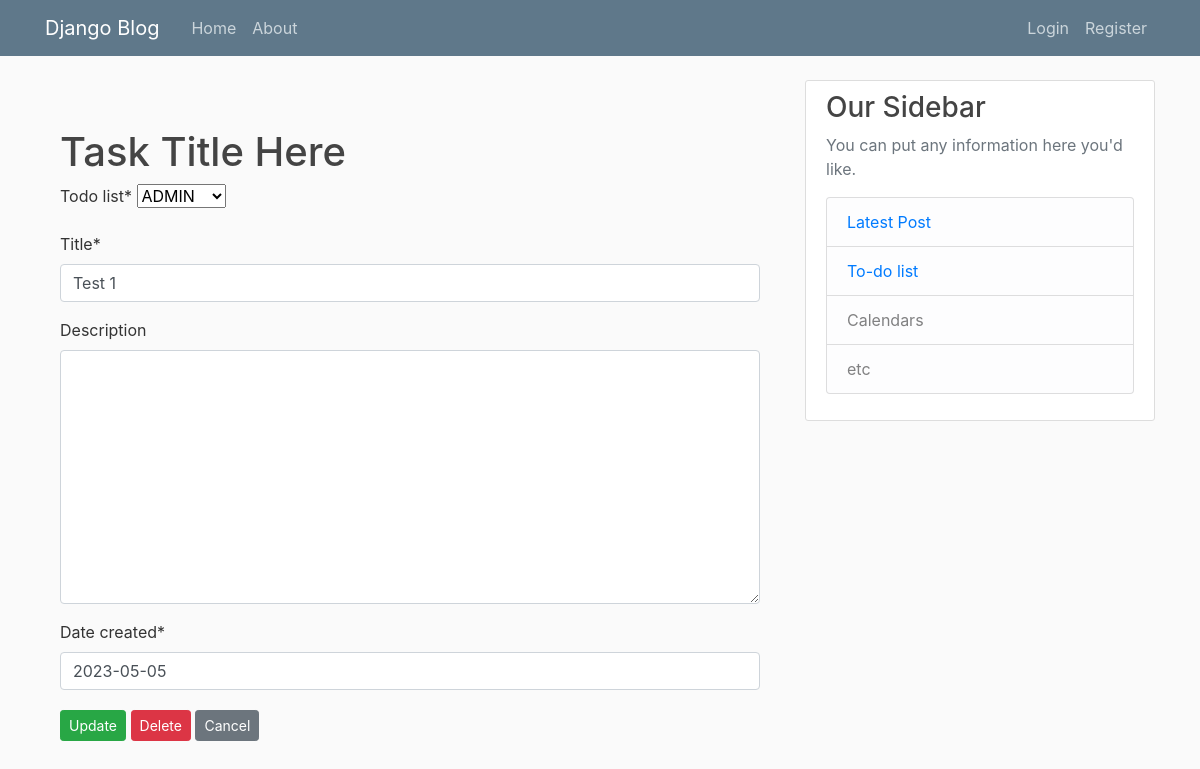
The page /todolist/dolist-update/2 on the database its author committed.
### todolist/models.py (models this page shows, shortened)
class DoList(models.Model):
    todo_list = models.ForeignKey(ToDoList, on_delete=models.CASCADE)
    title = models.CharField(max_length=100)
    description = models.TextField(null=True, blank=True)
    date_created = models.DateField(default=timezone.now)

class ToDoList(models.Model):
    title = models.CharField(max_length=100, unique=True)
    user = models.ForeignKey(User, on_delete=models.CASCADE)
    def __str__(self):
        return self.title

### todolist/views.py (the view)
# urls.py: path("dolist-update/<int:pk>", views.dolist_update, name="dolist-update"),
def dolist_update(request, pk):
    task = DoList.objects.get(id = pk)
    if request.method == "POST":
        form  = DoListForm(request.POST, instance=task)
        if form.is_valid():
            form.save()
            messages.success(request, f"Your task is updated!.")
            return redirect('dolist-view', pk = task.todo_list.id)
    form = DoListForm(instance=task)
    context = {
        'form': form,
        'task': task
    }
    return render(request, 'todolist/dolist_update.html', context)

### todolist/forms.py
class DoListForm(ModelForm):
    class Meta:
        model = DoList
        fields = ['todo_list','title','description','date_created']

### todolist/templates/todolist/dolist_update.html (shortened to what this page needs)
{% extends 'main.html' %}
{% load crispy_forms_tags %}
{% block content %}
<div class="container py-5">
    <h1>Task Title Here</h1>
    <form method="POST">
      {{ form|crispy }}
      <button class="btn btn-success btn-sm mt-1 mb-1" type="submit">Update</button>
      <a class="btn btn-danger btn-sm mt-1 mb-1" href="{% url 'dolist-delete' task.id %}">Delete</a>
      <a class="btn btn-secondary btn-sm mt-1 mb-1" href="{% url 'dolist-view' task.todo_list.id %}" >Cancel</a>
    </form>
  </div>
{% endblock content %}

### static/styles/style.css (style rules this page uses)
body { background: #fafafa; color: #333333; margin-top: 5rem; }
h1, h2, h3, h4, h5, h6 { color: #444444; }

### rows shown on the page
DoList: todo_list "ADMIN", date_created "2023-05-05"
ToDoList: title "Test 1"
